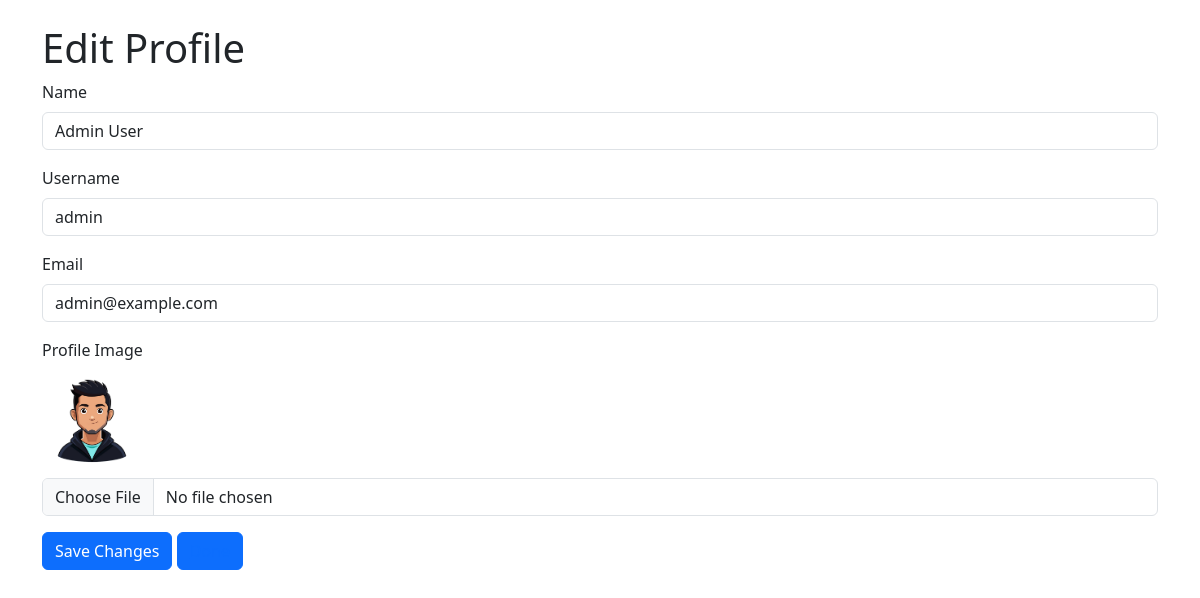
The page /settings.php (signed in) on the database its author committed.
### tables this page shows
CREATE TABLE `users` (
    `id` INT NOT NULL AUTO_INCREMENT,
    `emri` VARCHAR(255) NOT NULL,
    `username` VARCHAR(255) NOT NULL,
    `email` VARCHAR(255) NOT NULL,
    `password` VARCHAR(255) NOT NULL,
    `profile_image` VARCHAR(255) NOT NULL,
    `role` ENUM('admin', 'user') NOT NULL DEFAULT 'user',
    PRIMARY KEY (`id`)
);

### settings.php (the view, shortened to what this page needs)
<?php
include_once "config.php";
$userId = $_SESSION['id'];
try {
    $stmt = $conn->prepare("SELECT emri, username, email, profile_image FROM users WHERE id = ?");
    $stmt->execute([$userId]);
    $user = $stmt->fetch();
} catch (PDOException $e) {
    die("DB error: " . $e->getMessage());
}
?>
<!DOCTYPE html>
<html lang="en">
<head>
<link href="https://cdn.jsdelivr.net/npm/bootstrap@5.3.3/dist/css/bootstrap.min.css" rel="stylesheet" />
</head>
<body>
<div class="container py-4">
    <h1>Edit Profile</h1>
    <form method="post" enctype="multipart/form-data" novalidate>
        <div class="mb-3">
            <label for="emri" class="form-label">Name</label>
            <input type="text" id="emri" name="emri" class="form-control" required value="<?= htmlspecialchars($user['emri']) ?>" />
        </div>
        <div class="mb-3">
            <label for="username" class="form-label">Username</label>
            <input type="text" id="username" name="username" class="form-control" required value="<?= htmlspecialchars($user['username']) ?>" />
        </div>
        <div class="mb-3">
            <label for="email" class="form-label">Email</label>
            <input type="email" id="email" name="email" class="form-control" required value="<?= htmlspecialchars($user['email']) ?>" />
        </div>
        <div class="mb-3">
            <label for="profile_image" class="form-label">Profile Image</label><br />
            <img src="<?= htmlspecialchars($user['profile_image']) ?>" alt="Profile Image" class="profile-img-preview mb-2" />
            <input type="file" id="profile_image" name="profile_image" accept="image/*" class="form-control" />
        </div>
        <button type="submit" class="btn btn-primary">Save Changes</button>
       <button class="btn btn-primary" type="submit" >
            <a href="index.php">
            </a>
       </button>
    </form>
</div>
</body>
</html>

### settings.php (style rules this page uses)
.profile-img-preview { width: 100px; height: 100px; object-fit: cover; border-radius: 50%; }

### rows shown on the page
users: emri "Admin User", username "admin", email "admin@example.com", profile_image (placeholder picture)
